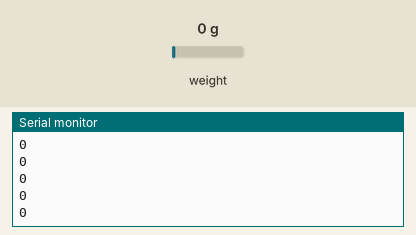
This sketch was run on a simulated Arduino Uno, built with avr-gcc and run on an emulated ATmega328P. Shown: the last lines printed to the serial monitor. The inputs (shaded band) are chosen by the test bench; at power-on: weight on the scale 0 g.

Above: at 1.2 s.
1.3 s: weight on the scale set to 100 g
At 1.31 s:
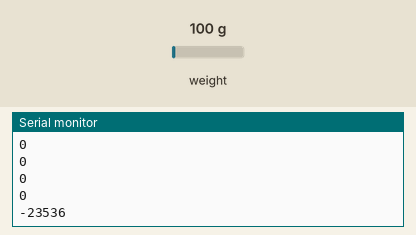
2.8 s: weight on the scale set to 1250 g
At 2.81 s:
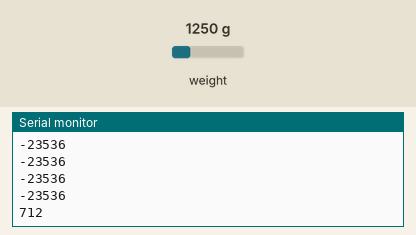
Timing chart, 0 to 5.8 s (numbered marks = the images above; inputs shaded):
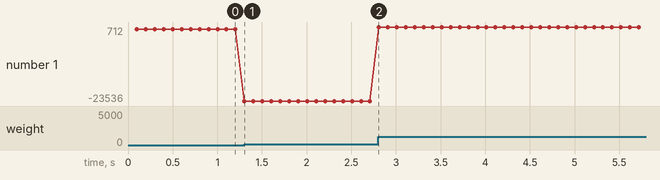

Measured:
- after the input at 1.3 s, the serial monitor: prints a new line at once (image 1)
- after the input at 2.8 s, the serial monitor: prints a new line at once (image 2)
- plotted number 1: 0 → -23536 after the input at 1.3 s, -23536 → 712 after the input at 2.8 s

The sketch:

check_sensor.ino
```cpp
#include <HX711.h> //library dedicated for my sensor
Hx711 scale(A2,A3);


void setup()
{
Serial.begin(9600);
}

void loop()
{
int grame=(scale.getGram());
Serial.println(grame);
}
```
